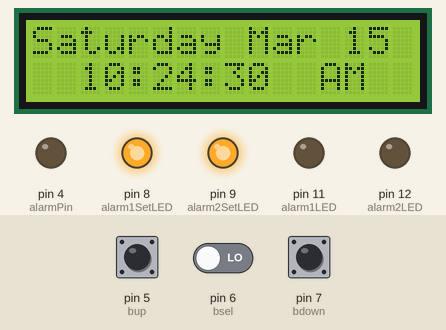
This sketch was run on a simulated Arduino Uno, built with avr-gcc and run on an emulated ATmega328P. Shown: 16×2 character LCD, output pins drawn as LEDs (lit = HIGH). Wiring (inferred from the names in the program): DS1307 clock at I2C address 0x68. The inputs (shaded band) are chosen by the test bench; at power-on: pin 6 (bsel) LOW, pin 5 (bup) LOW, pin 7 (bdown) LOW. The local clock reads 2024-03-15 10:24:30 at power-on unless the sketch sets it; what the sketch prints to the serial monitor is not drawn.

Above: at 0.4 s.
1.3 s: pin 6 (bsel) driven HIGH
At 2.5 s:
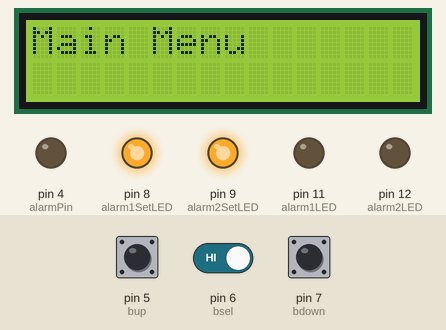
3.1 s: pin 5 (bup) pulled HIGH for 0.35 s
At 4.2 s:
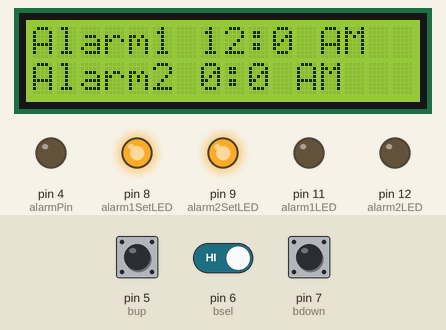
5.8 s: pin 5 (bup) pulled HIGH for 1 s
At 7.09 s:
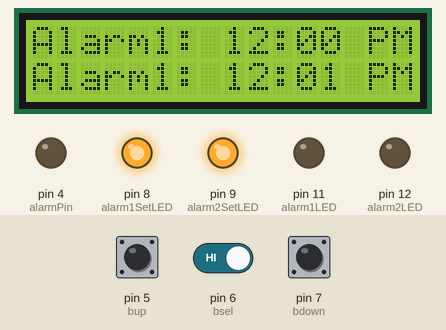
8.9 s: pin 7 (bdown) pulled HIGH for 0.35 s
At 9.9 s:
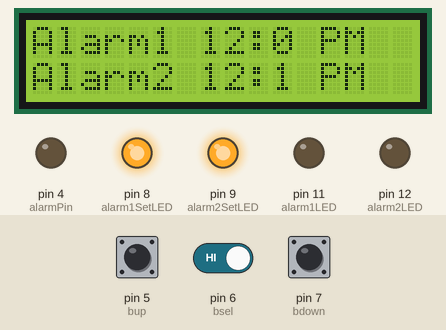
10.8 s: pin 7 (bdown) pulled HIGH for 1 s
At 13.5 s:
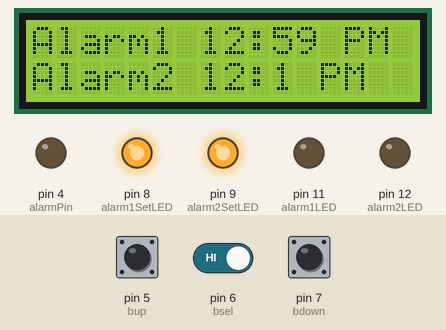
14.8 s: pin 7 (bdown) pulled HIGH for 3.2 s
At 19.0 s:
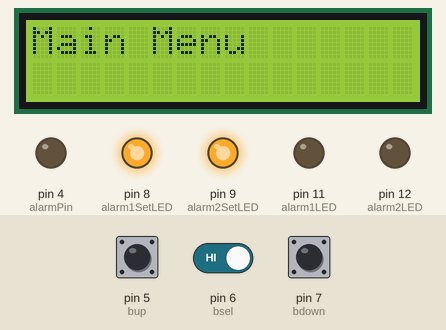
Timing chart, 0 to 20.5 s (numbered marks = the images above; inputs shaded):
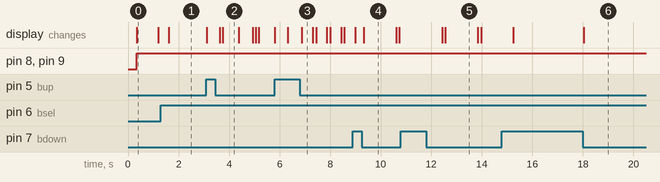

The sketch:

MenuTest.ino
```cpp
/*-----( Import needed libraries )-----*/
#include <Wire.h>  // Comes with Arduino IDE
#include <LiquidCrystal_I2C.h>

/*-----( Declare Constants )-----*/
/*-----( Declare objects )-----*/
// set the LCD address to 0x27 for a 16 chars 2 line display
// A FEW use address 0x3F
// Set the pins on the I2C chip used for LCD connections:
//                    addr, en,rw,rs,d4,d5,d6,d7,bl,blpol
LiquidCrystal_I2C lcd(0x27, 2, 1, 0, 4, 5, 6, 7, 3, POSITIVE);  // Set the LCD I2C address
#define DS1307_ADDRESS 0x68
byte zero = 0x00; //workaround for issue #527
/*-----( Declare Variables )-----*/
int blState = 1;
int bsel = 6;
int bup = 5;
int bdown = 7;
int stateBup = 0;
int stateBdown = 0;
int stateBsel = 0;
int a1Min = 0; //settable 1
int a2Min = 0; //settable 2
int a1Hour = 0;//settable 3
int a2Hour = 0;//settable 4
int a1Period = 1;
int a2Period = 1;
int aSetDisp;
int tPeriod;
int dayCheck;
int second;
int minute;
int hour;
int weekDay;
int monthDay;
int month;
int year;
int alarm1State = 0;
int alarm2State = 0;
int alarmPin = 4;
int alarm1LED = 11; //LED to indicate if alarm is on or off
int alarm2LED = 12; //LED to indicate if alarm is on or off
int alarm1SetLED = 8; //LED to indicate if alarm is set
int alarm2SetLED = 9; //LED to indicate if alarm is set
int alarmOffPin = 10; //Pin STATE GOES TO 1 then 0 to disable alarm


void setup()   /*----( SETUP: RUNS ONCE )----*/
{
  //First you need to setting the current time! then comment it like this afterward !
  //setDateTime();  //SETtime
  pinMode(bsel, INPUT);
  pinMode(bup, INPUT);
  pinMode(bdown, INPUT);
  pinMode(alarmPin, OUTPUT);
  pinMode(alarm1LED, OUTPUT);
  pinMode(alarm2LED, OUTPUT);
  pinMode(alarm1SetLED, OUTPUT);
  pinMode(alarm2SetLED, OUTPUT);
  pinMode(alarmOffPin, INPUT);

  Serial.begin(9600);  // Used to type in characters

  lcd.begin(16, 2);  // initialize the lcd for 16 chars 2 lines, turn on backlight
  Wire.begin();

  blToggle();  //turn off backlight
  blToggle();  //turn on backlight

}/*--(end setup )---*/

byte bcdToDec(byte val)  {
  // Convert binary coded decimal to normal decimal numbers
  return ( (val / 16 * 10) + (val % 16) );
}

byte decToBcd(byte val) {
  // Convert normal decimal numbers to binary coded decimal
  return ( (val / 10 * 16) + (val % 10) );
}

void loop()   /*----( LOOP: RUNS CONSTANTLY )----*/
{
  clockfunc();
}

void clockfunc()
{
  {
    delay(150);
    stateBsel = digitalRead(bsel);

    if (stateBsel == 1) {
      delay(250);
      stateBsel = digitalRead(bsel);
      if (stateBsel == 1) {
        Menus();
      }
      blToggle();
      delay(25);
      Serial.println("bSEL");
    }
    delay(100);
    printDate();
    indicateLEDs();
  }

  //alarmTrigger();
  //alarmDeactivate();
  clockfunc();
}

void printDate() {
  // Reset the register pointer
  Wire.beginTransmission(DS1307_ADDRESS);

  byte zero = 0x00;
  Wire.write(zero);
  Wire.endTransmission();

  Wire.requestFrom(DS1307_ADDRESS, 7);

  second = bcdToDec(Wire.read());
  minute = bcdToDec(Wire.read());
  hour = bcdToDec(Wire.read() & 0b111111); //24 hour time
  weekDay = bcdToDec(Wire.read()); //0-6 -> sunday - Saturday
  monthDay = bcdToDec(Wire.read());
  month = bcdToDec(Wire.read());
  year = bcdToDec(Wire.read());
  int sp ;
  if (hour > 12) {
    hour = hour - 12;
    tPeriod = 2;
  } else {
    tPeriod = 1;
  }

  if (hour == 12) {
    hour = 12;
    tPeriod = 2;
  }
  if ((hour == 0)
     ) {
    hour = 12;
    tPeriod = 1;
  }

  if (weekDay != dayCheck) lcd.clear();
  dayCheck = weekDay;
  sp = hour * 100 + minute;
  lcd.setCursor(0, 0);
  if (weekDay == 1) lcd.print("Monday");
  if (weekDay == 2) lcd.print("Tuesday");
  if (weekDay == 3) lcd.print("Wednesday");
  if (weekDay == 4) lcd.print("Thursday");
  if (weekDay == 5) lcd.print("Friday");
  if (weekDay == 6) lcd.print("Saturday");
  if (weekDay == 7) lcd.print("Sunday");
  lcd.print(" ");
  if (month == 1) lcd.print("Jan");
  if (month == 2) lcd.print("Feb");
  if (month == 3) lcd.print("Mar");
  if (month == 4) lcd.print("Apr");
  if (month == 5) lcd.print("May");
  if (month == 6) lcd.print("Jun");
  if (month == 7) lcd.print("Jul");
  if (month == 8) lcd.print("Aug");
  if (month == 9) lcd.print("Sep");
  if (month == 10) lcd.print("Oct");
  if (month == 11) lcd.print("Nov");
  if (month == 12) lcd.print("Dec");
  lcd.print(" ");
  lcd.print(monthDay);
  lcd.setCursor(0, 1); //set Starting position

  lcd.print("  ");
  if (hour < 10) {
    lcd.print("0");
    lcd.print(hour);
  } else {
    lcd.print(hour);
  }
  lcd.print(":");
  if (minute < 10) {
    lcd.print("0");
    lcd.print(minute);
  } else {
    lcd.print(minute);
  }
  lcd.print(":");
  if (second < 10) {
    lcd.print("0");
    lcd.print(second);
  } else {
    lcd.print(second);
  }
  lcd.print("  ");
  if (tPeriod == 1) {
    lcd.print("AM");
  }
  if (tPeriod == 2) {
    lcd.print("PM");
  }
  //lcd.print("");
}


void setDateTime() {

  byte second =      00; //0-59
  byte minute =      8; //0-59
  byte hour =        20; //0-23
  byte weekDay =     3; //1-7
  byte monthDay =    13; //1-31
  byte month =       7; //1-12
  byte year  =       16; //0-99

  Wire.beginTransmission(DS1307_ADDRESS);
  Wire.write(zero); //stop Oscillator

  Wire.write(decToBcd(second));
  Wire.write(decToBcd(minute));
  Wire.write(decToBcd(hour));
  Wire.write(decToBcd(weekDay));
  Wire.write(decToBcd(monthDay));
  Wire.write(decToBcd(month));
  Wire.write(decToBcd(year));

  Wire.write(zero); //start
  Wire.endTransmission();

}


void blToggle() {  //toggles state of backlight based on value of blState - 1/0
  if (blState == 1) {
    blState = 0;
    lcd.noBacklight();
    Serial.println("bOff");
  } else {
    if (blState == 0) {
      blState = 1;
      lcd.backlight();
      Serial.println("bOn");
    }
  }
}

void Menus() {
  int MenuID = 0;
  lcd.clear();
  lcd.write("Main Menu");
  while (true) {


    stateBup = digitalRead(bup);
    stateBdown = digitalRead(bdown);
    stateBsel = digitalRead(bsel);

    if (stateBup == 1) {
      lcd.clear();
      (MenuID += 1);
      delay(200);
    }
    if (stateBdown == 1) {
      lcd.clear();
      (MenuID -= 1);
      delay(200);
    }
    if (stateBsel == 1) {
      if (MenuID == 1) setAlarm1();
      if (MenuID == 2) checkAlarms();
      if (MenuID == 3) toggleAlarms();
      if (MenuID == 4) {
        delay(100);
        lcd.clear();
        clockfunc();
      }
    }
    if (MenuID <= 0) MenuID = (0);
    if (MenuID >= 5) MenuID = (0);
    if (MenuID <= 0) {
      lcd.setCursor(0, 0);
      lcd.write("Main Menu");
    }
    if (MenuID == 1) {
      lcd.setCursor(0, 0);
      lcd.write("Main Menu");
      lcd.setCursor(0, 1);
      lcd.print("Set Alarms");
    }

    if (MenuID == 2) {
      lcd.setCursor(0, 0);
      lcd.write("Main Menu");
      lcd.setCursor(0, 1);
      lcd.print("Check Alarms");
    }

    if (MenuID == 3) {
      lcd.setCursor(0, 0);
      lcd.write("Main Menu");
      lcd.setCursor(0, 1);
      lcd.print("Alarms On/Off");
    }

    if (MenuID == 4) {
      lcd.setCursor(0, 0);
      lcd.write("Main Menu");
      lcd.setCursor(0, 1);
      lcd.print("Exit");
    }

  }
}
void setAlarm1() {
  int a1HourTemp;
  int a2HourTemp;

  if (a1Period == 1) {
    a2HourTemp = a2Hour;
  }
  if (a1Period == 2) {
    a1HourTemp = a1Hour + 12;
  }

  if (a2Period == 1) {
    a1HourTemp = a1Hour;
  }
  if (a2Period == 2) {
    a2HourTemp = a2Hour + 12;
  }
  lcd.clear();
  delay(100);
  int b;
  int a;

  stateBup = digitalRead(bup);
  stateBdown = digitalRead(bdown);
  stateBsel = digitalRead(bsel);

  if (stateBup == 1) {
    lcd.clear();
    (b += 1);
    delay(200);
  }
  if (stateBdown == 1) {
    lcd.clear();
    (b -= 1);
    delay(200);
  }
  a = 1;
  lcd.setCursor(0, 0);
  lcd.print("Alarm1 ");
  lcd.print(a1Hour);
  lcd.print(":");
  lcd.print(a1Min);
  lcd.print(" ");
  if (a1Period == 1) {
    lcd.print("AM");
  }
  if (a1Period == 2) {
    lcd.print("PM");
  }

  lcd.setCursor(0, 1);
  lcd.print("Alarm2 ");
  lcd.print(a2Hour);
  lcd.print(":");
  lcd.print(a2Min);
  lcd.print(" ");
  if (a2Period == 1) {
    lcd.print("AM ");
  }
  if (a2Period == 2) {
    lcd.print("PM ");
  }


  while (a == 1) {
    delay(100);
    if (a1HourTemp > 12) {
      a1Hour = a1HourTemp - 12;
      a1Period = 2;
    } else {
      a1Hour = a1HourTemp;
      a1Period = 1;
    }
    if (a1HourTemp == 12) {
      a1Hour = 12;
      a1Period = 2;
    }
    if (a1HourTemp == 0) {
      a1Hour = 12;
      a1Period = 1;
    }
    stateBup = digitalRead(bup);
    stateBdown = digitalRead(bdown);
    stateBsel = digitalRead(bsel);
    lcd.setCursor(0, 0);
    lcd.print("Alarm1 ");
    lcd.print(a1Hour);
    lcd.print(":");
    lcd.print(a1Min);
    lcd.print(" ");
    if (a1Period == 1) {
      lcd.print("AM  ");
    }
    if (a1Period == 2) {
      lcd.print("PM  ");
    }
    if (stateBsel == 1) {
      (a += 1);
      delay(200);
    }

    if (stateBup == 1) {
      (a1HourTemp += 1);
      delay(200);
      if (a1HourTemp == 24) a1HourTemp = 0;
    }
    if (stateBdown == 1) {
      (a1HourTemp -= 1);
      delay(200);
      if (a1HourTemp < 0) a1HourTemp = 23;
    }
  }
  while (a == 2) {
    delay(100);
    stateBup = digitalRead(bup);
    stateBdown = digitalRead(bdown);
    stateBsel = digitalRead(bsel);
    lcd.setCursor(0, 0);
    lcd.print("Alarm1 ");
    lcd.print(a1Hour);
    lcd.print(":");
    lcd.print(a1Min);
    lcd.print(" ");
    if (a1Period == 1) {
      lcd.print("AM  ");
    }
    if (a1Period == 2) {
      lcd.print("PM  ");
    }
    if (stateBsel == 1) {
      (a += 1);
      delay(200);
    }

    if (stateBup == 1) {
      (a1Min += 1);
      delay(200);
      if (a1Min == 60) a1Min = 0;
    }
    if (stateBdown == 1) {
      (a1Min -= 1);
      delay(200);
      if (a1Min < 0) a1Min = 59;
    }
  }

  while (a == 3) {
    delay(100);
    if (a2HourTemp > 12) {
      a2Hour = a2HourTemp - 12;
      a2Period = 2;
    } else {
      a2Hour = a2HourTemp;
      a2Period = 1;
    }
    if (a2HourTemp == 12) {
      a2Hour = 12;
      a2Period = 2;
    }
    if (a2HourTemp == 0) {
      a2Hour = 12;
      a2Period = 1;
    }
    stateBup = digitalRead(bup);
    stateBdown = digitalRead(bdown);
    stateBsel = digitalRead(bsel);
    lcd.setCursor(0, 1);
    lcd.print("Alarm2 ");
    lcd.print(a2Hour);
    lcd.print(":");
    lcd.print(a2Min);
    lcd.print(" ");
    if (a2Period == 1) {
      lcd.print("AM  ");
    }
    if (a2Period == 2) {
      lcd.print("PM  ");
    }
    if (stateBsel == 1) {
      (a += 1);
      delay(200);
    }

    if (stateBup == 1) {
      (a2HourTemp += 1);
      delay(200);
      if (a2HourTemp == 24) a2HourTemp = 0;
    }
    if (stateBdown == 1) {
      (a2HourTemp -= 1);
      delay(200);
      if (a2HourTemp < 0) a2HourTemp = 23;
    }
  }
  while (a == 4) {
    delay(100);
    stateBup = digitalRead(bup);
    stateBdown = digitalRead(bdown);
    stateBsel = digitalRead(bsel);
    lcd.setCursor(0, 1);
    lcd.print("Alarm2 ");
    lcd.print(a2Hour);
    lcd.print(":");
    lcd.print(a2Min);
    lcd.print(" ");
    if (a2Period == 1) {
      lcd.print("AM  ");
    }
    if (a2Period == 2) {
      lcd.print("PM  ");
    }
    if (stateBsel == 1) {
      (a += 1);
      delay(200);
      lcd.clear();
    }

    if (stateBup == 1) {
      (a2Min += 1);
      delay(200);
      if (a2Min == 60) a2Min = 0;
    }
    if (stateBdown == 1) {
      (a2Min -= 1);
      delay(200);
      if (a2Min < 0) a2Min = 59;
    }
  }

}


void checkAlarms() {
  stateBsel = 0;
  delay(100);
  lcd.clear();
  lcd.setCursor(0, 0);
  lcd.write("Alarm1: ");
  lcd.print(a1Hour);
  lcd.write(":");
  if (a1Min < 10) {
    lcd.print("0");
    lcd.print(a1Min);
  } else {
    lcd.print(a1Min);
  }
  lcd.print(" ");
  if (a1Period == 1) {
    lcd.print("AM  ");
  }
  if (a1Period == 2) {
    lcd.print("PM  ");
  }
  lcd.setCursor(0, 1);
  lcd.write("Alarm1: ");
  lcd.print(a2Hour);
  lcd.write(":");
  if (a2Min < 10) {
    lcd.print("0");
    lcd.print(a2Min);
  } else {
    lcd.print(a2Min);
  }
  lcd.print(" ");
  if (a2Period == 1) {
    lcd.print("AM  ");
  }
  if (a2Period == 2) {
    lcd.print("PM  ");
  }
  while (stateBsel == 0) {
    delay(200);
    stateBsel = digitalRead(bsel);
  }
  delay(200);
  lcd.clear();
}
void toggleAlarms() {
  lcd.clear();
  delay(100);
  int b;
  int a;

  stateBup = digitalRead(bup);
  stateBdown = digitalRead(bdown);
  stateBsel = digitalRead(bsel);

  if (stateBup == 1) {
    lcd.clear();
    (b += 1);
    delay(200);
  }
  if (stateBdown == 1) {
    lcd.clear();
    (b -= 1);
    delay(200);
  }
  a = 1;
  lcd.setCursor(0, 0);
  if (alarm1State == 0) lcd.print("Alarm 1 - Off  ");
  if (alarm1State == 1) lcd.print("Alarm 1 - On   ");
  lcd.setCursor(0, 1);
  if (alarm2State == 0) lcd.print("Alarm 2 - Off  ");
  if (alarm2State == 1) lcd.print("Alarm 2 - On   ");

  while (a == 1) {
    stateBup = digitalRead(bup);
    stateBdown = digitalRead(bdown);
    stateBsel = digitalRead(bsel);
    if (stateBsel == 1) {
      lcd.clear();
      (a += 1);
      delay(200);
    }
    lcd.setCursor(0, 0);
    if (alarm1State == 0) lcd.print("Alarm 1 - Off  ");
    if (alarm1State == 1) lcd.print("Alarm 1 - On   ");
    lcd.setCursor(0, 1);
    if (alarm2State == 0) lcd.print("Alarm 2 - Off  ");
    if (alarm2State == 1) lcd.print("Alarm 2 - On   ");

    if (stateBup == 1) {
      lcd.clear();
      (alarm1State += 1);
      delay(200);
    }
    if (stateBdown == 1) {
      lcd.clear();
      (alarm1State -= 1);
      delay(200);
    }
    if (alarm1State > 1) alarm1State = 0;
    if (alarm1State < 0) alarm1State = 1;

  }
  while (a == 2) {
    stateBup = digitalRead(bup);
    stateBdown = digitalRead(bdown);
    stateBsel = digitalRead(bsel);
    if (stateBsel == 1) {
      lcd.clear();
      (a += 1);
      delay(200);
    }
    lcd.setCursor(0, 0);
    lcd.setCursor(0, 0);
    if (alarm1State == 0) lcd.print("Alarm 1 - Off  ");
    if (alarm1State == 1) lcd.print("Alarm 1 - On   ");
    lcd.setCursor(0, 1);
    if (alarm2State == 0) lcd.print("Alarm 2 - Off  ");
    if (alarm2State == 1) lcd.print("Alarm 2 - On   ");


    if (stateBup == 1) {
      lcd.clear();
      (alarm2State += 1);
      delay(200);
    }
    if (stateBdown == 1) {
      lcd.clear();
      (alarm2State -= 1);
      delay(200);
    }
    if (alarm2State > 1) alarm2State = 0;
    if (alarm2State < 0) alarm2State = 1;
  }
  lcd.clear();

}
void alarmTrigger() {
  if (alarm1State == 1) {
    if (a1Hour == hour) {
      if (a1Period == tPeriod) {
        if (a1Min == minute) {
          digitalWrite(alarmPin, HIGH);
        }
      }
    }
  }
  if (alarm2State == 1) {
    if (a2Hour == hour) {
      if (a2Period == tPeriod) {
        if (a2Min == minute) {
          digitalWrite(alarmPin, HIGH);
        }
      }
    }
  }
}
void alarmDeactivate() {
  int offPinState;
  offPinState = digitalRead(alarmOffPin);
  if (offPinState == 1) delay(5000);
  offPinState = digitalRead(alarmOffPin);
  if (offPinState == 0) digitalWrite(alarmPin, LOW);
  delay(3000);
}

void indicateLEDs() {
  if (alarm1State == 1) digitalWrite(alarm1LED, HIGH); else digitalWrite(alarm1LED, LOW);
  if (alarm2State == 1) digitalWrite(alarm2LED, HIGH); else digitalWrite(alarm2LED, LOW);
  if (a1Hour == 0) digitalWrite(alarm1SetLED, HIGH); else digitalWrite(alarm1SetLED, LOW);
  if (a2Hour == 0) digitalWrite(alarm2SetLED, HIGH); else digitalWrite(alarm2SetLED, LOW);
}
```

Measured:
- after the input at 1.3 s, the display: changes after 0.32 s (image 1)
- after the input at 3.1 s, the display: first changes at once (image 2 shows a later state)
- after the input at 8.9 s, the display: first changes after 0.09 s (image 4 shows a later state)
- what the display in image 0 shows lasts 0.9 s, from 0.3 s to 1.2 s
- what the display in image 2 shows lasts 0.6 s, from 3.8 s to 4.4 s
- what the display in image 3 shows lasts 0.4 s, from 6.9 s to 7.3 s
- what the display in image 4 shows lasts 1.3 s, from 9.3 s to 10.6 s
